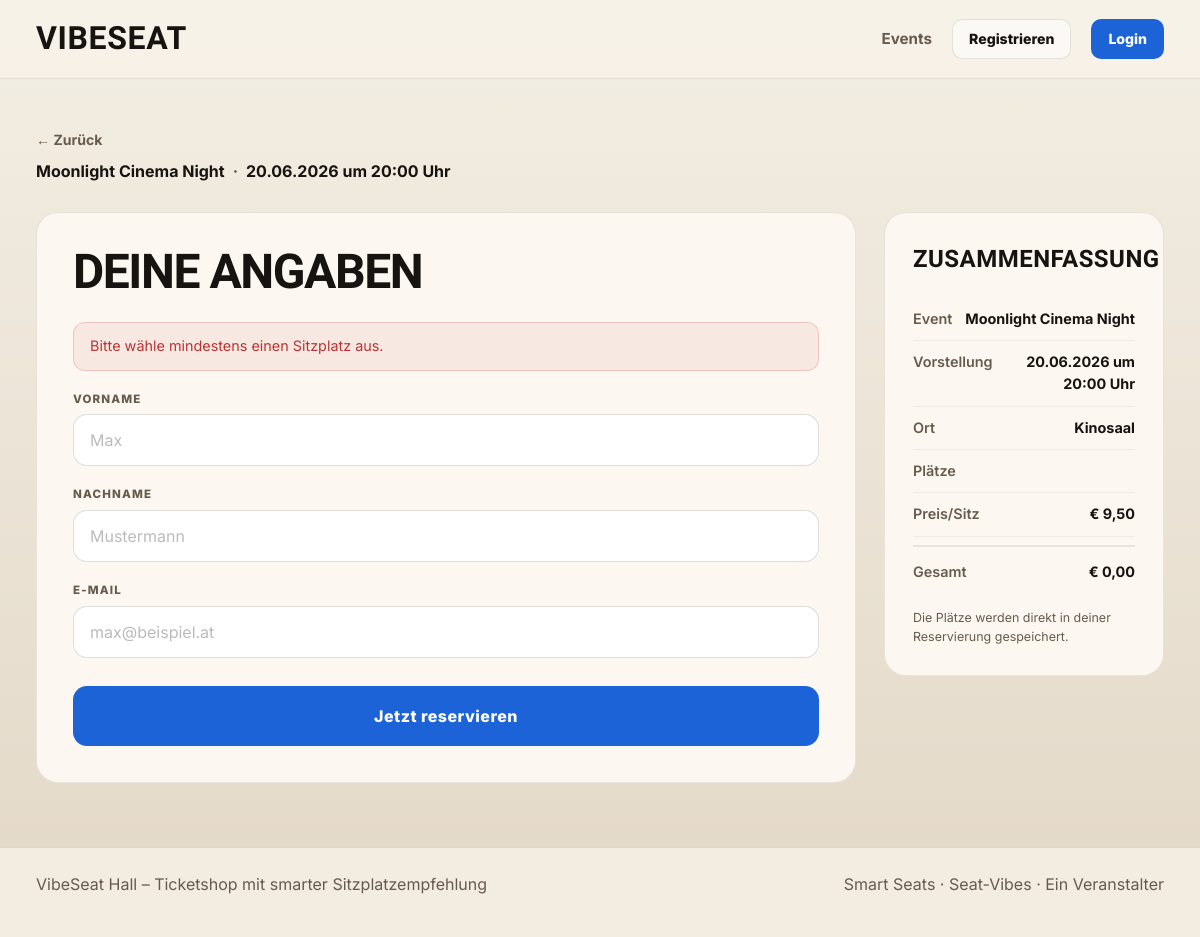
/projekt/reservation.php?show=1, run on the app's committed database.
### tables this page shows
CREATE TABLE `shows` (
  `id` int NOT NULL AUTO_INCREMENT,
  `event_id` int NOT NULL,
  `show_date` date NOT NULL,
  `show_time` time NOT NULL,
  `hall` varchar(100) NOT NULL DEFAULT 'Hauptsaal',
  `ticket_price` decimal(6,2) NOT NULL DEFAULT '12.00',
  PRIMARY KEY (`id`),
  KEY `event_id` (`event_id`),
  CONSTRAINT `shows_ibfk_1` FOREIGN KEY (`event_id`) REFERENCES `events` (`id`) ON DELETE CASCADE
);

CREATE TABLE `events` (
  `id` int NOT NULL AUTO_INCREMENT,
  `title` varchar(255) NOT NULL,
  `description` text,
  `category` varchar(100) DEFAULT NULL,
  `image_url` varchar(255) DEFAULT NULL,
  `created_at` timestamp NULL DEFAULT CURRENT_TIMESTAMP,
  PRIMARY KEY (`id`)
);

### projekt/data/functions.php (called while the page is built, shortened)
<?php
function getShowById($conn, $show_id) {
    $stmt = $conn->prepare(
        "SELECT s.*, e.title, e.description, e.category
         FROM shows s
         JOIN events e ON s.event_id = e.id
         WHERE s.id = ?"
    );
    $stmt->bind_param('i', $show_id);
    $stmt->execute();
    $show = $stmt->get_result()->fetch_assoc();
    return $show;
}

### projekt/reservation.php (the view, shortened to what this page needs)
<?php
require_once __DIR__ . '/data/db.php';
require_once __DIR__ . '/data/functions.php';
function esc($value): string {
    return htmlspecialchars((string) $value, ENT_QUOTES, 'UTF-8');
}
$showId   = (int)($_GET['show'] ?? $_POST['show'] ?? 0);
$seatsRaw = trim((string)($_GET['seats'] ?? $_POST['seats'] ?? ''));
$seatList = array_values(array_filter(array_map('trim', explode(',', $seatsRaw))));
$show     = $showId ? getShowById($conn, $showId) : null;
$hallName     = $show['hall'] ?? 'VibeSeat Arena';
$showDisplay  = $show
    ? date('d.m.Y', strtotime($show['show_date'])) . ' um ' . substr($show['show_time'], 0, 5) . ' Uhr'
    : '';
$eventTitle   = $show['title'] ?? '';
$pricePerSeat = (float)($show['ticket_price'] ?? 0);
$totalPrice   = $pricePerSeat * count($seatList);
$loggedIn = isset($_SESSION['user_id']);
$vorname  = '';
$nachname = '';
$email    = $loggedIn ? ($_SESSION['user_email'] ?? '') : '';
$errors  = [];
$success = false;
if (empty($seatList)) {
    $errors[] = 'Bitte wähle mindestens einen Sitzplatz aus.';
}
?>
<!DOCTYPE html>
<html lang="de">
<head>
    <link rel="stylesheet" href="assets/css/style.css">
    <link rel="stylesheet" href="assets/css/auth.css">
    <link rel="stylesheet" href="assets/css/reservation.css">
</head>
<body>
<?php require_once __DIR__ . '/partials/site-header.php'; ?>
<main class="reservation-page">
    <div class="seitenbreite">
        <?php if ($success): ?>
            <div class="reservation-erfolg">
                <div class="reservation-erfolg__icon">✓</div>
                <h1 class="reservation-erfolg__titel">Reservierung erfolgreich!</h1>
                <p class="reservation-erfolg__text">
                    Hallo <strong><?= esc($vorname) ?></strong>, deine Plätze sind gesichert.<br>
                    Bestätigung geht an <strong><?= esc($email) ?></strong>.
                </p>
                <div class="reservation-erfolg__details">
                    <div class="reservation-detail">
                        <span class="reservation-detail__label">Veranstaltung</span>
                        <span class="reservation-detail__wert"><?= esc($eventTitle) ?></span>
                    </div>
                    <div class="reservation-detail">
                        <span class="reservation-detail__label">Vorstellung</span>
                        <span class="reservation-detail__wert"><?= esc($showDisplay) ?></span>
                    </div>
                    <div class="reservation-detail">
                        <span class="reservation-detail__label">Plätze</span>
                        <span class="reservation-detail__wert"><?= esc(implode(', ', $seatList)) ?></span>
                    </div>
                    <div class="reservation-detail">
                        <span class="reservation-detail__label">Gesamt</span>
                        <span class="reservation-detail__wert">€ <?= number_format($totalPrice, 2, ',', '.') ?></span>
                    </div>
                </div>
                <?php if ($loggedIn): ?>
                    <a class="schaltflaeche schaltflaeche--primaer" href="profil.php">Meine Reservierungen</a>
                <?php else: ?>
                    <a class="schaltflaeche schaltflaeche--primaer" href="index.php">Zurück zur Startseite</a>
                <?php endif; ?>
            </div>
        <?php else: ?>
            <div class="reservation-kontext">
                <a class="reservation-kontext__zurueck" href="javascript:history.back()">← Zurück</a>
                <div class="reservation-kontext__info">
                    <span><?= esc($eventTitle) ?></span>
                    <span class="trenner">·</span>
                    <span><?= esc($showDisplay) ?></span>
                </div>
            </div>
            <div class="reservation-layout">
                <div class="reservation-box">
                    <h1 class="reservation-titel">Deine Angaben</h1>
                    <?php if (!empty($errors)): ?>
                        <div class="auth-fehler">
                            <?php foreach ($errors as $err): ?>
                                <p><?= esc($err) ?></p>
                            <?php endforeach; ?>
                        </div>
                    <?php endif; ?>
                    <form method="POST" action="reservation.php">
                        <div class="feld">
                            <label class="feld__label" for="vorname">Vorname</label>
                            <input class="feld__input" type="text" id="vorname" name="vorname"
                                   value="<?= esc($vorname) ?>" placeholder="Max" required>
                        </div>
                        <div class="feld">
                            <label class="feld__label" for="nachname">Nachname</label>
                            <input class="feld__input" type="text" id="nachname" name="nachname"
                                   value="<?= esc($nachname) ?>" placeholder="Mustermann" required>
                        </div>
                        <?php if ($loggedIn): ?>
                            <input type="hidden" name="email" value="<?= esc($email) ?>">
                        <?php else: ?>
                            <div class="feld">
                                <label class="feld__label" for="email">E-Mail</label>
                                <input class="feld__input" type="email" id="email" name="email"
                                       value="<?= esc($email) ?>" placeholder="max@beispiel.at" required>
                            </div>
                        <?php endif; ?>
                        <button class="schaltflaeche schaltflaeche--primaer reservation-submit" type="submit">
                            Jetzt reservieren
                        </button>
                    </form>
                </div>
                <aside class="reservation-zusammenfassung">
                    <h2>Zusammenfassung</h2>
                    <div class="reservation-detail">
                        <span class="reservation-detail__label">Event</span>
                        <span class="reservation-detail__wert"><?= esc($eventTitle) ?></span>
                    </div>
                    <div class="reservation-detail">
                        <span class="reservation-detail__label">Vorstellung</span>
                        <span class="reservation-detail__wert"><?= esc($showDisplay) ?></span>
                    </div>
                    <div class="reservation-detail">
                        <span class="reservation-detail__label">Ort</span>
                        <span class="reservation-detail__wert"><?= esc($hallName) ?></span>
                    </div>
                    <div class="reservation-detail">
                        <span class="reservation-detail__label">Plätze</span>
                    </div>
                    <div class="reservation-detail">
                        <span class="reservation-detail__label">Preis/Sitz</span>
                        <span class="reservation-detail__wert">€ <?= number_format($pricePerSeat, 2, ',', '.') ?></span>
                    </div>
                    <div class="reservation-detail reservation-detail--gesamt">
                        <span class="reservation-detail__label">Gesamt</span>
                        <span class="reservation-detail__wert">€ <?= number_format($totalPrice, 2, ',', '.') ?></span>
                    </div>
                    <p class="reservation-hinweis">
                        Die Plätze werden direkt in deiner Reservierung gespeichert.
                    </p>
                </aside>
            </div>
        <?php endif; ?>
    </div>
</main>
<?php require_once __DIR__ . '/partials/site-footer.php'; ?>
</body>
</html>

### projekt/assets/css/style.css (style rules this page uses)
:root { --bg:#f3eee4; --bg2:#e3d8c7; --card:#fcf8f1; --card2:#f0e6d8; --text:#161311; --muted:#665b4c; --line:rgba(102,91,77,.14); --blue:#1c63d8; --blue-hover:#144faf; --dark:#181410; --dark2:#29211a; --light:#fffaf3; --max:1280px; --shadow:0 14px 36px rgba(31,24,14,.08); --shadow-strong:0 18px 40px rgba(31,24,14,.14); }
* { box-sizing:border-box; margin:0; padding:0; }
html { scroll-behavior:smooth; }
body { min-height:100vh; font-family:"Inter","Segoe UI",Arial,sans-serif; font-size:1rem; line-height:1.55; color:var(--text); background:linear-gradient(180deg,var(--bg),var(--bg2)); }
a { color:inherit; text-decoration:none; }
button, input, select, textarea { font:inherit; }
button { border:0; background:none; }
.seitenbreite { width:min(94%,var(--max)); margin:0 auto; }
.schaltflaeche { min-height:60px; padding:0 20px; display:inline-flex; align-items:center; justify-content:center; border:1px solid transparent; border-radius:14px; font-weight:800; white-space:nowrap; cursor:pointer; }
.schaltflaeche--primaer { background:var(--blue); color:#fff; }

### projekt/assets/css/auth.css (style rules this page uses)
.auth-fehler { background: rgba(200,50,50,.08); border: 1px solid rgba(200,50,50,.2); border-radius: 12px; padding: .75rem 1rem; margin-bottom: 1.25rem; color: #b33; font-size: .9rem; }
.auth-fehler p { margin: 0; }

### projekt/assets/css/reservation.css (style rules this page uses)
.reservation-page { padding: 48px 0 64px; }
.reservation-kontext { margin-bottom: 28px; }
.reservation-kontext__zurueck { display: inline-block; margin-bottom: 8px; color: var(--muted); font-weight: 700; font-size: .88rem; transition: color .18s; }
.reservation-kontext__info { display: flex; flex-wrap: wrap; gap: 8px; align-items: center; font-weight: 700; font-size: 1rem; }
.trenner { color: var(--muted); }
.reservation-layout { display: grid; grid-template-columns: 1fr 280px; gap: 28px; align-items: start; }
.reservation-box { background: #fcf8f1; border: 1px solid rgba(102,91,77,.14); border-radius: 22px; padding: 36px; }
.reservation-titel { font-family: "Barlow Condensed", sans-serif; font-size: clamp(2rem, 4vw, 3rem); font-weight: 800; text-transform: uppercase; letter-spacing: -.03em; line-height: .95; margin-bottom: 28px; }
.feld { display: flex; flex-direction: column; gap: 6px; margin-bottom: 20px; }
.feld__label { font-weight: 800; font-size: .72rem; text-transform: uppercase; letter-spacing: .1em; color: var(--muted); }
.feld__input { height: 52px; padding: 0 16px; border: 1px solid rgba(102,91,77,.2); border-radius: 14px; background: #fff; font-size: 1rem; font-weight: 500; color: var(--text); outline: none; transition: border-color .18s, box-shadow .18s; }
.feld__input::placeholder { color: #bbb; font-weight: 400; }
.reservation-submit { width: 100%; height: 56px; margin-top: 8px; font-size: 1rem; letter-spacing: .03em; border-radius: 14px; }
.reservation-zusammenfassung { background: #fcf8f1; border: 1px solid rgba(102,91,77,.14); border-radius: 22px; padding: 28px; position: sticky; top: 100px; }
.reservation-zusammenfassung h2 { font-family: "Barlow Condensed", sans-serif; font-size: 1.5rem; font-weight: 800; text-transform: uppercase; letter-spacing: .02em; margin-bottom: 20px; }
.reservation-detail { display: flex; justify-content: space-between; align-items: baseline; gap: 12px; padding: 10px 0; border-bottom: 1px solid rgba(102,91,77,.08); font-size: .9rem; }
.reservation-detail:last-of-type { border-bottom: none; }
.reservation-detail__label { color: var(--muted); font-weight: 600; flex-shrink: 0; }
.reservation-detail__wert { font-weight: 700; text-align: right; }
.reservation-detail--gesamt { margin-top: 8px; padding-top: 14px; border-top: 2px solid rgba(102,91,77,.14); border-bottom: none; }
.reservation-hinweis { margin-top: 16px; font-size: .78rem; color: var(--muted); line-height: 1.5; }

### data on the page
shows: event.title "Moonlight Cinema Night", showDisplay "20.06.2026 um 20:00 Uhr", hall "Kinosaal", ticket_price "9,50", ticket_price "0,00"

### other printed values
$err "Bitte wähle mindestens einen Sitzplatz aus."
